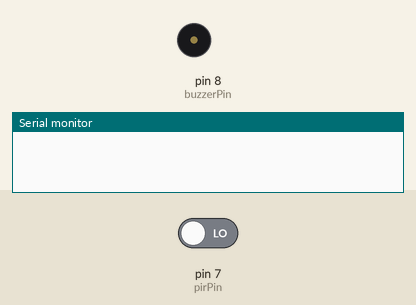
Recording of a sketch running on a simulated Arduino Uno, built with avr-gcc and run on an emulated ATmega328P. Parts: buzzer (waves = sounding, pin HIGH), the last lines printed to the serial monitor. Inputs (shaded band) come from the test bench; at power-on: pin 7 (pirPin) LOW.

Above: at 1.2 s.
1.3 s: pin 7 (pirPin) driven HIGH
At 2.4 s:
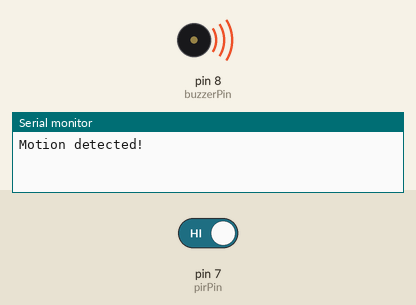
2.8 s: pin 7 (pirPin) driven LOW
At 3.5 s:
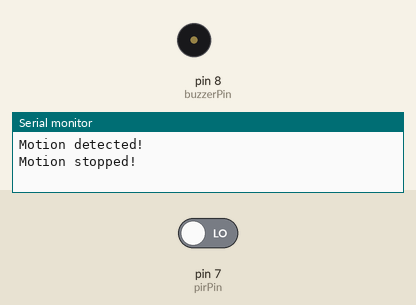
Timing chart, 0 to 5.8 s (numbered marks = the images above; inputs shaded):
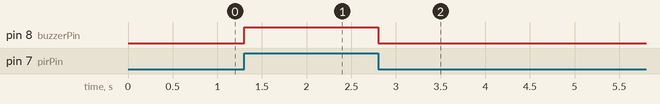

Measured:
- after the input at 1.3 s, pin 8 (buzzerPin): LOW → HIGH at once
- after the input at 2.8 s, pin 8 (buzzerPin): HIGH → LOW at once

The sketch:

LDR.ino
```cpp
// Define the pin numbers
const int pirPin = 7;    // PIR motion sensor connected to pin 7
const int buzzerPin = 8; // Buzzer connected to pin 8

// Variables
int pirState = LOW;      // Start assuming no motion detected
int val = 0;             // Variable to store the PIR sensor value

void setup() {
  pinMode(pirPin, INPUT);     // Set PIR pin as input
  pinMode(buzzerPin, OUTPUT); // Set buzzer pin as output

  // Begin serial communication for debugging (optional)
  Serial.begin(9600);
}

void loop() {
  // Read the value from the PIR motion sensor
  val = digitalRead(pirPin);

  if (val == HIGH) {            // If motion is detected
    digitalWrite(buzzerPin, HIGH); // Turn the buzzer on
    if (pirState == LOW) {      // If the PIR state was previously LOW
      Serial.println("Motion detected!"); // Print a message to the serial monitor
      pirState = HIGH;          // Update the PIR state to HIGH
    }
  } else {                      // If no motion is detected
    digitalWrite(buzzerPin, LOW);  // Turn the buzzer off
    if (pirState == HIGH) {     // If the PIR state was previously HIGH
      Serial.println("Motion stopped!"); // Print a message to the serial monitor
      pirState = LOW;           // Update the PIR state to LOW
    }
  }
}
```
